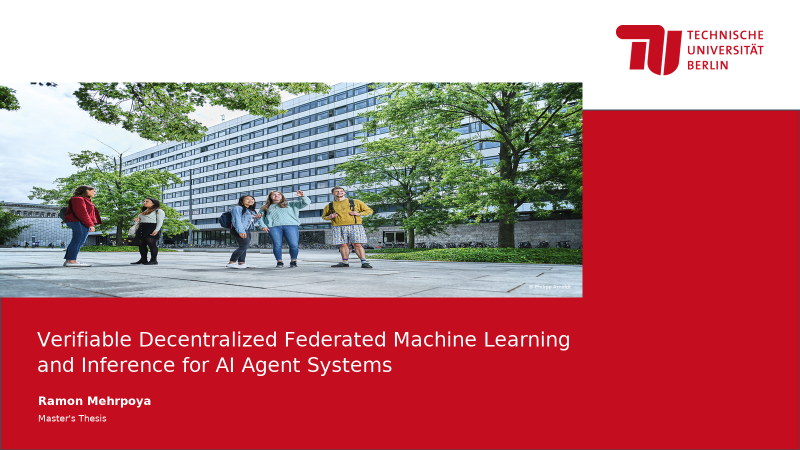
#> input picture preview/slide-01.png, 1600 x 900 px (shown at 1/2 size)
$ python render_title_concepts.py
#> lines starting #> are read from the running program, lines starting #| are printed output that depends on the picture
### render_dfl_concepts.py
#!/usr/bin/env python3
"""Render three editable-slide design concepts as PNG previews."""

from __future__ import annotations

import math
from io import BytesIO
from pathlib import Path
from zipfile import ZipFile

from PIL import Image, ImageDraw, ImageFont


ROOT = Path(__file__).resolve().parent
PRESENTATION = ROOT
TEMPLATE = PRESENTATION / "TU_Berlin_Praesentation_Master_einfarbig_Rot.pptx"
OUTPUT = PRESENTATION / "concepts"

WIDTH = 1600
HEIGHT = 900
FOOTER_Y = 755

TU_RED = "#C40D1E"
DARK = "#434343"
WHITE = "#FFFFFF"
LIGHT = "#F3F3F3"
MID = "#B2B2B2"
BORDER = "#D5D5D5"
BLUE = "#1F90CC"
BLUE_TINT = "#EAF5FA"
GREEN = "#2F8F46"
GREEN_TINT = "#EAF6ED"
ORANGE = "#FF6C00"
ORANGE_TINT = "#FFF1E7"
RED_TINT = "#FBEAEC"

FONT_REGULAR = "/usr/share/fonts/truetype/dejavu/DejaVuSans.ttf"
FONT_BOLD = "/usr/share/fonts/truetype/dejavu/DejaVuSans-Bold.ttf"


def font(size: int, bold: bool = False):
    return ImageFont.truetype(FONT_BOLD if bold else FONT_REGULAR, size)


def centered(draw, xy, text, face, fill=DARK, anchor="mm"):
    draw.text(xy, text, font=face, fill=fill, anchor=anchor, align="center", spacing=3)


# [23 lines left out: function base_slide, not called in this run]


def rounded(draw, box, fill=WHITE, outline=BORDER, width=2, radius=18):
    draw.rounded_rectangle(box, radius=radius, fill=fill, outline=outline, width=width)


# [170 lines left out: functions hospital_icon_classic, hospital_icon_tower, hospital_icon_facade, hospital_icon_campus, hospital_icon_pin, hospital_icon_radiology and 5 more, not called in this run]


def footer_statement(draw, text):
    rounded(draw, (470, 686, 1450, 733), fill=RED_TINT, outline=TU_RED, width=2, radius=10)
    centered(draw, (960, 710), text, font(16, True), TU_RED)


# [189 lines left out: functions concept_a, concept_b, hospital_symbol_options, concept_c, main, not called in this run]


# [2 lines that do not run on import are left out]

### render_title_concepts.py
#!/usr/bin/env python3
"""Render alternative middle/right designs for the unchanged title slide."""

from __future__ import annotations

from pathlib import Path

from PIL import Image, ImageDraw

from render_dfl_concepts import (
    BLUE,
    DARK,
    GREEN,
    ORANGE,
    TU_RED,
    WHITE,
    font,
)


ROOT = Path(__file__).resolve().parent
PRESENTATION = ROOT
BASE = PRESENTATION / "preview" / "slide-01.png"
OUTPUT = PRESENTATION / "concepts"

TU_RED_DARK = "#A20B19"
TU_RED_LIGHT = "#D74655"
RIGHT = (850, 220, 1600, 755)


def canvas() -> Image.Image:
    image = Image.open(BASE).convert("RGB")
    ImageDraw.Draw(image).rectangle(RIGHT, fill=TU_RED)
    return image


def line_arrow(draw: ImageDraw.ImageDraw, start, end, fill=WHITE, width=4) -> None:
    draw.line((*start, *end), fill=fill, width=width)
    x, y = end
    draw.polygon(((x, y), (x - 13, y - 8), (x - 13, y + 8)), fill=fill)


def concept_a_evidence_lens() -> Image.Image:
    image = canvas()
#> in canvas, image is the input picture: PIL image 1600x900 RGB; mean R, G, B 184.9, 110, 114.9
#> in canvas, `ImageDraw.Draw(image).rectangle(RIGHT, fill=TU_RED)`:
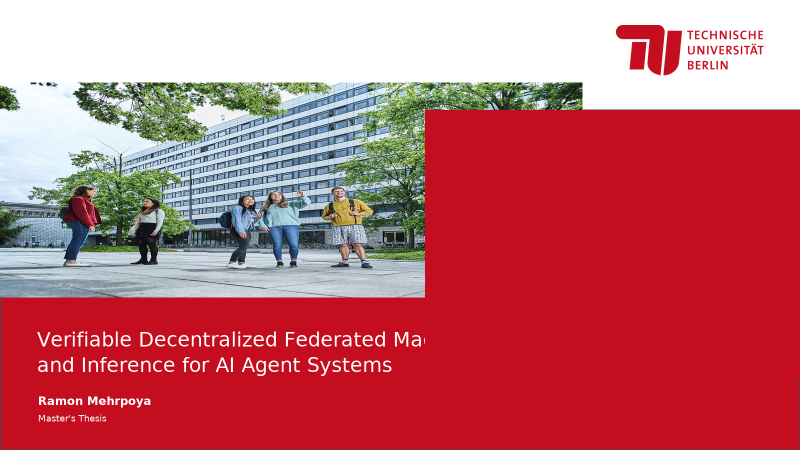
#> image: PIL image 1600x900 RGB (shown at 1/2 size); mean R, G, B 193, 100.8, 108.7
    draw = ImageDraw.Draw(image)
    draw.text((1233, 235), "WHAT MAKES A RESULT INSPECTABLE?", font=font(16, True), fill=WHITE, anchor="mm")

    center = (1233, 462)
    outer_nodes = [
        ((969, 423), "MODEL\nORIGIN", GREEN),
        ((1233, 300), "MEASURED\nEXECUTION", BLUE),
        ((1491, 423), "LOG\nINCLUSION", ORANGE),
    ]
    for (cx, cy), label, accent in outer_nodes:
        draw.line((cx, cy, *center), fill="#F2A8B0", width=4)
        draw.ellipse((cx - 58, cy - 58, cx + 58, cy + 58), fill=TU_RED_DARK, outline=WHITE, width=3)
        draw.ellipse((cx - 9, cy - 30, cx + 9, cy - 12), fill=accent)
        draw.multiline_text((cx, cy + 9), label, font=font(12, True), fill=WHITE, anchor="ma", align="center", spacing=1)

    draw.ellipse((center[0] - 108, center[1] - 108, center[0] + 108, center[1] + 108), fill=TU_RED_DARK, outline=WHITE, width=4)
    draw.text(center, "RESULT", font=font(29, True), fill=WHITE, anchor="mm")
    draw.text((center[0], center[1] + 42), "one concrete inference", font=font(13), fill=WHITE, anchor="mm")
    draw.text((1233, 665), "Evidence converges on one concrete result.", font=font(18, True), fill=WHITE, anchor="mm")
    return image


def concept_b_three_questions() -> Image.Image:
    image = canvas()
    draw = ImageDraw.Draw(image)
    draw.rectangle((70, 530, 825, 615), fill=TU_RED)
    draw.text(
        (925, 285),
        "ARCHITECTURE DESIGN FOR VERIFIABLE AI WORKFLOWS",
        font=font(16, True),
        fill="#F7BBC1",
    )
    questions = ["Which model?", "Which input?", "Which workload?"]
    for index, question in enumerate(questions):
        y = 352 + index * 94
        draw.text((925, y - 8), question, font=font(34, True), fill=WHITE)
        draw.line((925, y + 52, 1508, y + 52), fill="#E66B77", width=2)
    return image


def concept_c_two_domain_bridge() -> Image.Image:
    image = canvas()
    draw = ImageDraw.Draw(image)
    draw.text((917, 281), "THE CONTRIBUTION IN ONE VIEW", font=font(16, True), fill="#F7BBC1")

    left_center = (1005, 445)
    right_center = (1442, 445)
    for center, accent, heading, body in [
        (left_center, GREEN, "MODEL", "Decentralized\nproduction"),
        (right_center, BLUE, "RESULT", "AI-assisted\ndiagnosis"),
    ]:
        cx, cy = center
        draw.ellipse((cx - 112, cy - 112, cx + 112, cy + 112), fill=TU_RED_DARK, outline=WHITE, width=4)
        draw.ellipse((cx - 18, cy - 18, cx + 18, cy + 18), fill=accent)
        draw.text((cx, cy - 52), heading, font=font(22, True), fill=WHITE, anchor="mm")
        draw.multiline_text((cx, cy + 50), body, font=font(16, True), fill=WHITE, anchor="mm", align="center", spacing=3)

    draw.line((1117, 445, 1330, 445), fill=WHITE, width=5)
    draw.polygon(((1330, 445), (1311, 433), (1311, 457)), fill=WHITE)
    draw.rounded_rectangle((1115, 360, 1332, 420), radius=18, fill=WHITE)
    draw.multiline_text((1224, 389), "ATTESTED, TRACEABLE\nHANDOFF", font=font(13, True), fill=TU_RED_DARK, anchor="mm", align="center", spacing=1)
    draw.text((1224, 640), "From collaborative training to accountable use.", font=font(18, True), fill=WHITE, anchor="mm")
    return image


def concept_d_minimal_typography() -> Image.Image:
    image = canvas()
    draw = ImageDraw.Draw(image)
    draw.text((916, 267), "VITA-FL", font=font(91, True), fill=TU_RED_LIGHT)
    draw.line((921, 382, 1513, 382), fill=WHITE, width=3)

    verbs = [("TRAIN", GREEN), ("ATTEST", BLUE), ("VERIFY", ORANGE)]
    for index, (verb, accent) in enumerate(verbs):
        y = 423 + index * 76
        draw.rectangle((921, y + 10, 935, y + 53), fill=accent)
        draw.text((963, y), verb, font=font(37, True), fill=WHITE)
    draw.text((921, 680), "One path. One accountable result.", font=font(19, True), fill=WHITE)
    return image


def contact_sheet(variants: list[tuple[str, Image.Image]]) -> Image.Image:
    thumb_w = 720
    thumb_h = 405
    gutter = 28
    sheet = Image.new("RGB", (thumb_w * 2 + gutter * 3, thumb_h * 2 + gutter * 3), (221, 229, 234))
    positions = [(gutter, gutter), (gutter * 2 + thumb_w, gutter), (gutter, gutter * 2 + thumb_h), (gutter * 2 + thumb_w, gutter * 2 + thumb_h)]
    for (label, image), position in zip(variants, positions):
        thumb = image.resize((thumb_w, thumb_h), Image.Resampling.LANCZOS)
        sheet.paste(thumb, position)
        x, y = position
        draw = ImageDraw.Draw(sheet)
        draw.rounded_rectangle(
            (x + thumb_w - 72, y + thumb_h - 54, x + thumb_w - 18, y + thumb_h - 17),
            radius=9,
            fill=TU_RED_DARK,
            outline=WHITE,
            width=1,
        )
        draw.text(
            (x + thumb_w - 45, y + thumb_h - 35),
            label,
            font=font(17, True),
            fill=WHITE,
            anchor="mm",
        )
    return sheet


def main() -> None:
    OUTPUT.mkdir(parents=True, exist_ok=True)
    variants = [
        ("A", concept_a_evidence_lens()),
        ("B", concept_b_three_questions()),
        ("C", concept_c_two_domain_bridge()),
        ("D", concept_d_minimal_typography()),
    ]
    names = {
        "A": "title-concept-a-evidence-lens.png",
        "B": "title-concept-b-three-questions.png",
        "C": "title-concept-c-two-domain-bridge.png",
        "D": "title-concept-d-minimal-typography.png",
    }
    for label, image in variants:
        destination = OUTPUT / names[label]
        image.save(destination, quality=95)
        print(destination)
#> this loop made 4 passes
#> label on passes 1 to 4: 'A', 'B', 'C', 'D'
#| concepts/title-concept-a-evidence-lens.png
#| concepts/title-concept-b-three-questions.png
#| concepts/title-concept-c-two-domain-bridge.png
#| concepts/title-concept-d-minimal-typography.png
#> pass 1, in main, `image.save(destination, quality=95)`:
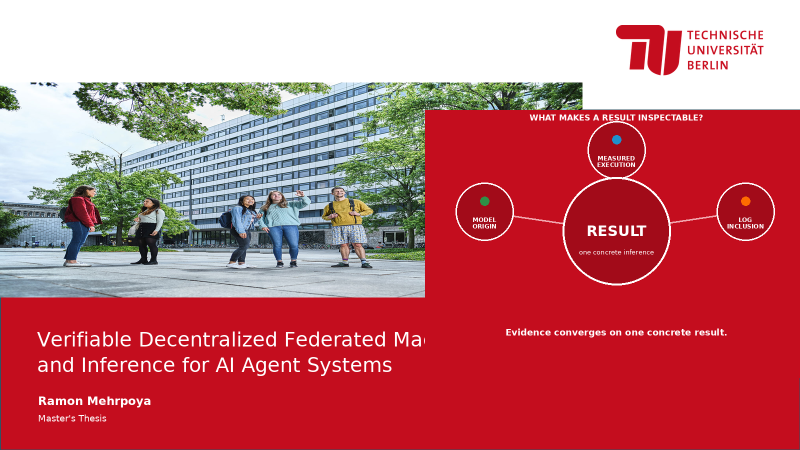
#> saved as title-concept-a-evidence-lens.png: PIL image 1600x900 RGB (shown at 1/2 size); mean R, G, B 192.1, 103, 110.6
#> pass 2, in main, `image.save(destination, quality=95)`:
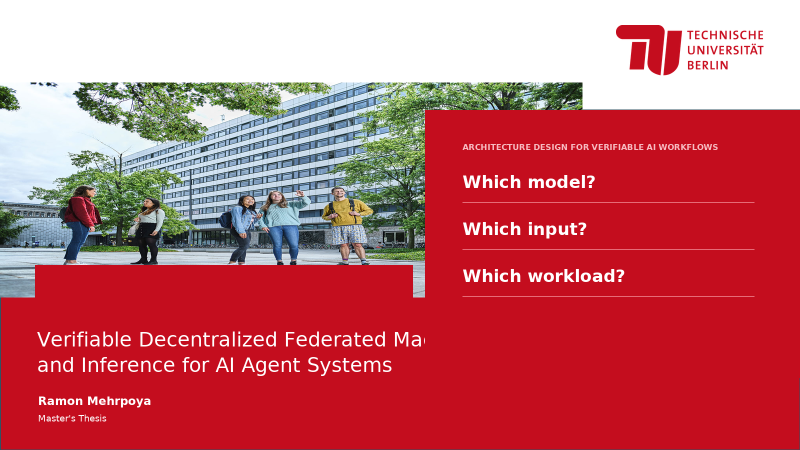
#> saved as title-concept-b-three-questions.png: PIL image 1600x900 RGB (shown at 1/2 size); mean R, G, B 194.3, 97, 105.1
    sheet = OUTPUT / "title-concepts-contact-sheet.png"
    contact_sheet(variants).save(sheet, quality=95)
#> in contact_sheet, `sheet = Image.new("RGB", (thumb_w * 2 + gutter * 3, thumb_h * 2 + gutt..`:
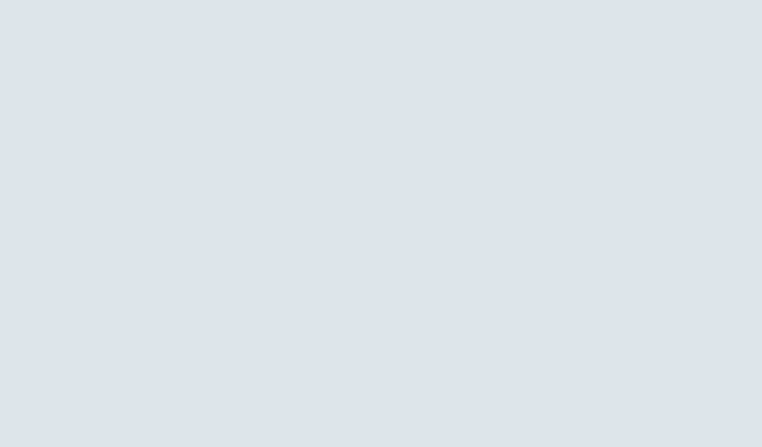
#> sheet: PIL image 1524x894 RGB (shown at 1/2 size); mean R, G, B 221, 229, 234
#> the loop in contact_sheet, `for (label, image), position in zip(variants, positions):` made 4 passes
#> (label, x, y) on passes 1 to 4: ('A', 28, 28), ('B', 776, 28), ('C', 28, 461), ('D', 776, 461)
#> pass 1, in contact_sheet, `thumb = image.resize((thumb_w, thumb_h), Image.Resampling.LANCZOS)`:
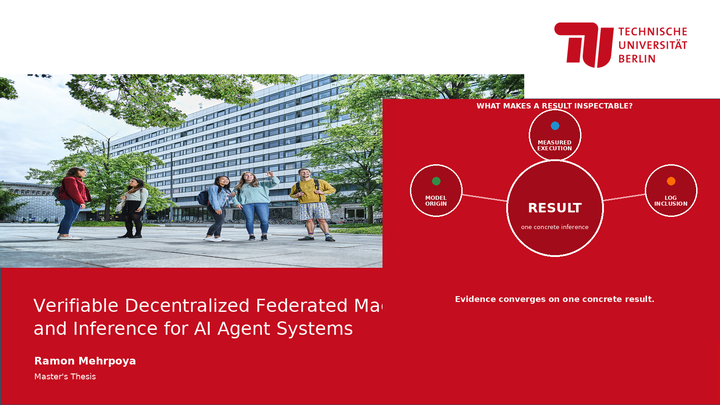
#> thumb: PIL image 720x405 RGB; mean R, G, B 192.1, 102.9, 110.5
#> after the loop in contact_sheet, `for (label, image), position in zip(variants, positions):`:
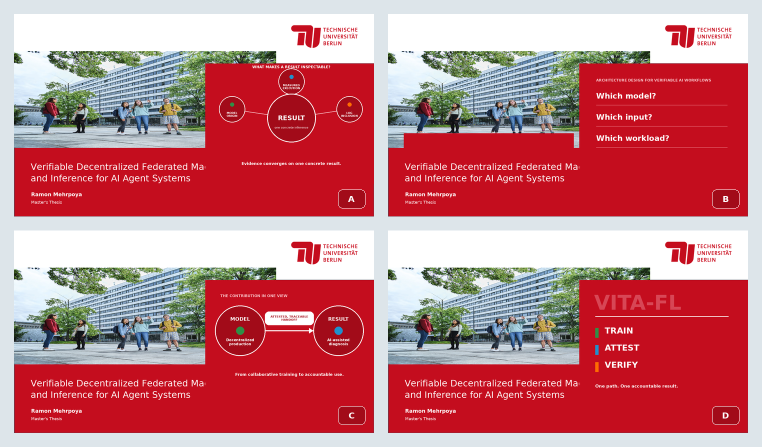
#> sheet: PIL image 1524x894 RGB (shown at 1/2 size); mean R, G, B 196.9, 120.4, 127.6
#> after the loop in contact_sheet, `for (label, image), position in zip(variants, positions):`:
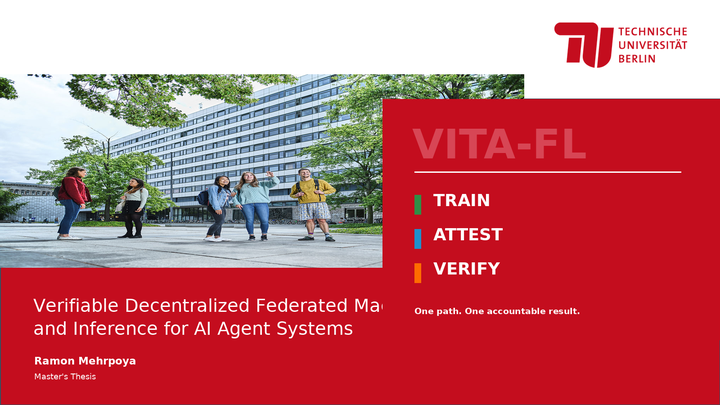
#> thumb: PIL image 720x405 RGB; mean R, G, B 193.4, 102.8, 110.5
    print(sheet)


if __name__ == "__main__":
    main()
